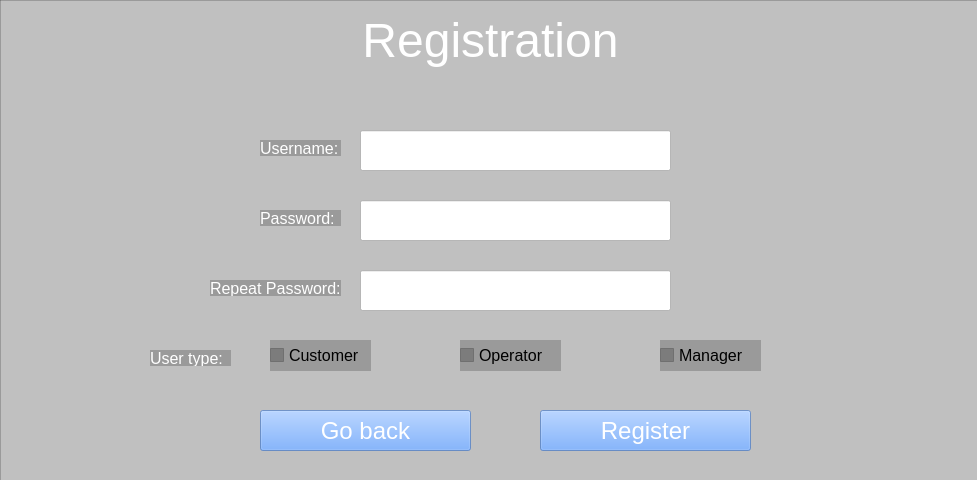
<?xml version="1.0" encoding="UTF-8"?>
<ui version="4.0">
 <class>MainWindowRegistration</class>
 <widget class="QMainWindow" name="MainWindowRegistration">
  <property name="geometry">
   <rect>
    <x>0</x>
    <y>0</y>
    <width>977</width>
    <height>480</height>
   </rect>
  </property>
  <property name="windowTitle">
   <string>E-Vehicle Share System</string>
  </property>
  <property name="windowIcon">
   <iconset resource="../../../../Qt/6.4.0/mingw_64/bin/bg.qrc">
    <normaloff>:/icon/Users/Calvin Pfob/Documents/guiDevelopment/icon.png</normaloff>:/icon/Users/Calvin Pfob/Documents/guiDevelopment/icon.png</iconset>
  </property>
  <property name="iconSize">
   <size>
    <width>25</width>
    <height>25</height>
   </size>
  </property>
  <widget class="QWidget" name="registrationPage">
   <widget class="QLabel" name="title">
    <property name="geometry">
     <rect>
      <x>0</x>
      <y>10</y>
      <width>981</width>
      <height>61</height>
     </rect>
    </property>
    <property name="font">
     <font>
      <family>Arial</family>
      <pointsize>48</pointsize>
     </font>
    </property>
    <property name="text">
     <string>&lt;html&gt;&lt;head/&gt;&lt;body&gt;&lt;p&gt;&lt;span style=&quot; font-size:36pt; color:#ffffff;&quot;&gt;Registration&lt;/span&gt;&lt;/p&gt;&lt;/body&gt;&lt;/html&gt;</string>
    </property>
    <property name="alignment">
     <set>Qt::AlignCenter</set>
    </property>
   </widget>
   <widget class="QLabel" name="backgroundPicture">
    <property name="geometry">
     <rect>
      <x>0</x>
      <y>0</y>
      <width>981</width>
      <height>481</height>
     </rect>
    </property>
    <property name="styleSheet">
     <string notr="true">background-image: url(:/login/tier-mobility-2021-05-min.png);</string>
    </property>
    <property name="text">
     <string/>
    </property>
    <property name="pixmap">
     <pixmap resource="../../../../Qt/6.4.0/mingw_64/bin/bg.qrc">:/login/tier-mobility-2021-05-min.png</pixmap>
    </property>
    <property name="scaledContents">
     <bool>true</bool>
    </property>
   </widget>
   <widget class="QPushButton" name="submitRegistration">
    <property name="geometry">
     <rect>
      <x>540</x>
      <y>410</y>
      <width>211</width>
      <height>41</height>
     </rect>
    </property>
    <property name="font">
     <font>
      <pointsize>18</pointsize>
     </font>
    </property>
    <property name="styleSheet">
     <string notr="true">background-color: rgba(85, 153, 255, 150); color: white</string>
    </property>
    <property name="text">
     <string>Register</string>
    </property>
   </widget>
   <widget class="QFrame" name="backgroundFrame">
    <property name="geometry">
     <rect>
      <x>0</x>
      <y>0</y>
      <width>981</width>
      <height>481</height>
     </rect>
    </property>
    <property name="styleSheet">
     <string notr="true">background:rgba(0, 0, 0, 50)</string>
    </property>
    <property name="frameShape">
     <enum>QFrame::StyledPanel</enum>
    </property>
    <property name="frameShadow">
     <enum>QFrame::Raised</enum>
    </property>
    <widget class="QLineEdit" name="usernameEntry">
     <property name="geometry">
      <rect>
       <x>360</x>
       <y>130</y>
       <width>311</width>
       <height>41</height>
      </rect>
     </property>
     <property name="font">
      <font>
       <family>Arial</family>
       <pointsize>12</pointsize>
      </font>
     </property>
     <property name="styleSheet">
      <string notr="true">background-color:white</string>
     </property>
     <property name="text">
      <string/>
     </property>
    </widget>
    <widget class="QLabel" name="usernameLabel">
     <property name="geometry">
      <rect>
       <x>260</x>
       <y>140</y>
       <width>81</width>
       <height>16</height>
      </rect>
     </property>
     <property name="font">
      <font>
       <family>Arial</family>
       <pointsize>12</pointsize>
      </font>
     </property>
     <property name="styleSheet">
      <string notr="true">color:rgb(255, 255, 255)</string>
     </property>
     <property name="text">
      <string>Username:</string>
     </property>
    </widget>
    <widget class="QLineEdit" name="passwordEntry">
     <property name="geometry">
      <rect>
       <x>360</x>
       <y>200</y>
       <width>311</width>
       <height>41</height>
      </rect>
     </property>
     <property name="font">
      <font>
       <family>Arial</family>
       <pointsize>12</pointsize>
       <kerning>true</kerning>
      </font>
     </property>
     <property name="styleSheet">
      <string notr="true">background-color:white</string>
     </property>
     <property name="text">
      <string/>
     </property>
     <property name="echoMode">
      <enum>QLineEdit::Password</enum>
     </property>
    </widget>
    <widget class="QLabel" name="passwordLabel">
     <property name="geometry">
      <rect>
       <x>260</x>
       <y>210</y>
       <width>81</width>
       <height>16</height>
      </rect>
     </property>
     <property name="font">
      <font>
       <family>Arial</family>
       <pointsize>12</pointsize>
      </font>
     </property>
     <property name="styleSheet">
      <string notr="true">color:rgb(255, 255, 255)</string>
     </property>
     <property name="text">
      <string>Password:</string>
     </property>
    </widget>
    <widget class="QLineEdit" name="passwordEntry_2">
     <property name="geometry">
      <rect>
       <x>360</x>
       <y>270</y>
       <width>311</width>
       <height>41</height>
      </rect>
     </property>
     <property name="font">
      <font>
       <family>Arial</family>
       <pointsize>12</pointsize>
       <kerning>true</kerning>
      </font>
     </property>
     <property name="styleSheet">
      <string notr="true">background-color:white</string>
     </property>
     <property name="text">
      <string/>
     </property>
     <property name="echoMode">
      <enum>QLineEdit::Password</enum>
     </property>
    </widget>
    <widget class="QLabel" name="passwordLabelRepeat">
     <property name="geometry">
      <rect>
       <x>210</x>
       <y>280</y>
       <width>131</width>
       <height>16</height>
      </rect>
     </property>
     <property name="font">
      <font>
       <family>Arial</family>
       <pointsize>12</pointsize>
      </font>
     </property>
     <property name="styleSheet">
      <string notr="true">color:rgb(255, 255, 255)</string>
     </property>
     <property name="text">
      <string>Repeat Password:</string>
     </property>
    </widget>
    <widget class="QCheckBox" name="checkBoxCustomer">
     <property name="geometry">
      <rect>
       <x>270</x>
       <y>340</y>
       <width>101</width>
       <height>31</height>
      </rect>
     </property>
     <property name="sizePolicy">
      <sizepolicy hsizetype="Minimum" vsizetype="Fixed">
       <horstretch>0</horstretch>
       <verstretch>0</verstretch>
      </sizepolicy>
     </property>
     <property name="palette">
      <palette>
       <active>
        <colorrole role="WindowText">
         <brush brushstyle="SolidPattern">
          <color alpha="255">
           <red>255</red>
           <green>255</green>
           <blue>255</blue>
          </color>
         </brush>
        </colorrole>
        <colorrole role="Button">
         <brush brushstyle="SolidPattern">
          <color alpha="50">
           <red>0</red>
           <green>0</green>
           <blue>0</blue>
          </color>
         </brush>
        </colorrole>
        <colorrole role="Text">
         <brush brushstyle="SolidPattern">
          <color alpha="255">
           <red>255</red>
           <green>255</green>
           <blue>255</blue>
          </color>
         </brush>
        </colorrole>
        <colorrole role="ButtonText">
         <brush brushstyle="SolidPattern">
          <color alpha="255">
           <red>255</red>
           <green>255</green>
           <blue>255</blue>
          </color>
         </brush>
        </colorrole>
        <colorrole role="Base">
         <brush brushstyle="SolidPattern">
          <color alpha="50">
           <red>0</red>
           <green>0</green>
           <blue>0</blue>
          </color>
         </brush>
        </colorrole>
        <colorrole role="Window">
         <brush brushstyle="SolidPattern">
          <color alpha="50">
           <red>0</red>
           <green>0</green>
           <blue>0</blue>
          </color>
         </brush>
        </colorrole>
       </active>
       <inactive>
        <colorrole role="WindowText">
         <brush brushstyle="SolidPattern">
          <color alpha="255">
           <red>0</red>
           <green>0</green>
           <blue>0</blue>
          </color>
         </brush>
        </colorrole>
        <colorrole role="Button">
         <brush brushstyle="SolidPattern">
          <color alpha="50">
           <red>0</red>
           <green>0</green>
           <blue>0</blue>
          </color>
         </brush>
        </colorrole>
        <colorrole role="Text">
         <brush brushstyle="SolidPattern">
          <color alpha="255">
           <red>0</red>
           <green>0</green>
           <blue>0</blue>
          </color>
         </brush>
        </colorrole>
        <colorrole role="ButtonText">
         <brush brushstyle="SolidPattern">
          <color alpha="255">
           <red>0</red>
           <green>0</green>
           <blue>0</blue>
          </color>
         </brush>
        </colorrole>
        <colorrole role="Base">
         <brush brushstyle="SolidPattern">
          <color alpha="50">
           <red>0</red>
           <green>0</green>
           <blue>0</blue>
          </color>
         </brush>
        </colorrole>
        <colorrole role="Window">
         <brush brushstyle="SolidPattern">
          <color alpha="50">
           <red>0</red>
           <green>0</green>
           <blue>0</blue>
          </color>
         </brush>
        </colorrole>
       </inactive>
       <disabled>
        <colorrole role="WindowText">
         <brush brushstyle="SolidPattern">
          <color alpha="255">
           <red>120</red>
           <green>120</green>
           <blue>120</blue>
          </color>
         </brush>
        </colorrole>
        <colorrole role="Button">
         <brush brushstyle="SolidPattern">
          <color alpha="50">
           <red>0</red>
           <green>0</green>
           <blue>0</blue>
          </color>
         </brush>
        </colorrole>
        <colorrole role="Text">
         <brush brushstyle="SolidPattern">
          <color alpha="255">
           <red>120</red>
           <green>120</green>
           <blue>120</blue>
          </color>
         </brush>
        </colorrole>
        <colorrole role="ButtonText">
         <brush brushstyle="SolidPattern">
          <color alpha="255">
           <red>120</red>
           <green>120</green>
           <blue>120</blue>
          </color>
         </brush>
        </colorrole>
        <colorrole role="Base">
         <brush brushstyle="SolidPattern">
          <color alpha="50">
           <red>0</red>
           <green>0</green>
           <blue>0</blue>
          </color>
         </brush>
        </colorrole>
        <colorrole role="Window">
         <brush brushstyle="SolidPattern">
          <color alpha="50">
           <red>0</red>
           <green>0</green>
           <blue>0</blue>
          </color>
         </brush>
        </colorrole>
       </disabled>
      </palette>
     </property>
     <property name="font">
      <font>
       <family>Arial</family>
       <pointsize>12</pointsize>
      </font>
     </property>
     <property name="mouseTracking">
      <bool>true</bool>
     </property>
     <property name="styleSheet">
      <string notr="true">QCheckBox::indicator { width: 15px; height: 15px;}; color: rgb(255, 255, 255);
</string>
     </property>
     <property name="text">
      <string>Customer</string>
     </property>
     <property name="iconSize">
      <size>
       <width>100</width>
       <height>100</height>
      </size>
     </property>
    </widget>
    <widget class="QCheckBox" name="checkBoxOperator">
     <property name="geometry">
      <rect>
       <x>460</x>
       <y>340</y>
       <width>101</width>
       <height>31</height>
      </rect>
     </property>
     <property name="sizePolicy">
      <sizepolicy hsizetype="Minimum" vsizetype="Fixed">
       <horstretch>0</horstretch>
       <verstretch>0</verstretch>
      </sizepolicy>
     </property>
     <property name="palette">
      <palette>
       <active>
        <colorrole role="WindowText">
         <brush brushstyle="SolidPattern">
          <color alpha="255">
           <red>255</red>
           <green>255</green>
           <blue>255</blue>
          </color>
         </brush>
        </colorrole>
        <colorrole role="Button">
         <brush brushstyle="SolidPattern">
          <color alpha="50">
           <red>0</red>
           <green>0</green>
           <blue>0</blue>
          </color>
         </brush>
        </colorrole>
        <colorrole role="Text">
         <brush brushstyle="SolidPattern">
          <color alpha="255">
           <red>255</red>
           <green>255</green>
           <blue>255</blue>
          </color>
         </brush>
        </colorrole>
        <colorrole role="ButtonText">
         <brush brushstyle="SolidPattern">
          <color alpha="255">
           <red>255</red>
           <green>255</green>
           <blue>255</blue>
          </color>
         </brush>
        </colorrole>
        <colorrole role="Base">
         <brush brushstyle="SolidPattern">
          <color alpha="50">
           <red>0</red>
           <green>0</green>
           <blue>0</blue>
          </color>
         </brush>
        </colorrole>
        <colorrole role="Window">
         <brush brushstyle="SolidPattern">
          <color alpha="50">
           <red>0</red>
           <green>0</green>
           <blue>0</blue>
          </color>
         </brush>
        </colorrole>
       </active>
       <inactive>
        <colorrole role="WindowText">
         <brush brushstyle="SolidPattern">
          <color alpha="255">
           <red>0</red>
           <green>0</green>
           <blue>0</blue>
          </color>
         </brush>
        </colorrole>
        <colorrole role="Button">
         <brush brushstyle="SolidPattern">
          <color alpha="50">
           <red>0</red>
           <green>0</green>
           <blue>0</blue>
          </color>
         </brush>
        </colorrole>
        <colorrole role="Text">
         <brush brushstyle="SolidPattern">
          <color alpha="255">
           <red>0</red>
           <green>0</green>
           <blue>0</blue>
          </color>
         </brush>
        </colorrole>
        <colorrole role="ButtonText">
         <brush brushstyle="SolidPattern">
          <color alpha="255">
           <red>0</red>
           <green>0</green>
           <blue>0</blue>
          </color>
         </brush>
        </colorrole>
        <colorrole role="Base">
         <brush brushstyle="SolidPattern">
          <color alpha="50">
           <red>0</red>
           <green>0</green>
           <blue>0</blue>
          </color>
         </brush>
        </colorrole>
        <colorrole role="Window">
         <brush brushstyle="SolidPattern">
          <color alpha="50">
           <red>0</red>
           <green>0</green>
           <blue>0</blue>
          </color>
         </brush>
        </colorrole>
       </inactive>
       <disabled>
        <colorrole role="WindowText">
         <brush brushstyle="SolidPattern">
          <color alpha="255">
           <red>120</red>
           <green>120</green>
           <blue>120</blue>
          </color>
         </brush>
        </colorrole>
        <colorrole role="Button">
         <brush brushstyle="SolidPattern">
          <color alpha="50">
           <red>0</red>
           <green>0</green>
           <blue>0</blue>
          </color>
         </brush>
        </colorrole>
        <colorrole role="Text">
         <brush brushstyle="SolidPattern">
          <color alpha="255">
           <red>120</red>
           <green>120</green>
           <blue>120</blue>
          </color>
         </brush>
        </colorrole>
        <colorrole role="ButtonText">
         <brush brushstyle="SolidPattern">
          <color alpha="255">
           <red>120</red>
           <green>120</green>
           <blue>120</blue>
          </color>
         </brush>
        </colorrole>
        <colorrole role="Base">
         <brush brushstyle="SolidPattern">
          <color alpha="50">
           <red>0</red>
           <green>0</green>
           <blue>0</blue>
          </color>
         </brush>
        </colorrole>
        <colorrole role="Window">
         <brush brushstyle="SolidPattern">
          <color alpha="50">
           <red>0</red>
           <green>0</green>
           <blue>0</blue>
          </color>
         </brush>
        </colorrole>
       </disabled>
      </palette>
     </property>
     <property name="font">
      <font>
       <family>Arial</family>
       <pointsize>12</pointsize>
      </font>
     </property>
     <property name="mouseTracking">
      <bool>true</bool>
     </property>
     <property name="styleSheet">
      <string notr="true">QCheckBox::indicator { width: 15px; height: 15px;}; color: rgb(255, 255, 255);
</string>
     </property>
     <property name="text">
      <string>Operator</string>
     </property>
     <property name="iconSize">
      <size>
       <width>100</width>
       <height>100</height>
      </size>
     </property>
    </widget>
    <widget class="QCheckBox" name="checkBoxManager">
     <property name="geometry">
      <rect>
       <x>660</x>
       <y>340</y>
       <width>101</width>
       <height>31</height>
      </rect>
     </property>
     <property name="sizePolicy">
      <sizepolicy hsizetype="Minimum" vsizetype="Fixed">
       <horstretch>0</horstretch>
       <verstretch>0</verstretch>
      </sizepolicy>
     </property>
     <property name="palette">
      <palette>
       <active>
        <colorrole role="WindowText">
         <brush brushstyle="SolidPattern">
          <color alpha="255">
           <red>255</red>
           <green>255</green>
           <blue>255</blue>
          </color>
         </brush>
        </colorrole>
        <colorrole role="Button">
         <brush brushstyle="SolidPattern">
          <color alpha="50">
           <red>0</red>
           <green>0</green>
           <blue>0</blue>
          </color>
         </brush>
        </colorrole>
        <colorrole role="Text">
         <brush brushstyle="SolidPattern">
          <color alpha="255">
           <red>255</red>
           <green>255</green>
           <blue>255</blue>
          </color>
         </brush>
        </colorrole>
        <colorrole role="ButtonText">
         <brush brushstyle="SolidPattern">
          <color alpha="255">
           <red>255</red>
           <green>255</green>
           <blue>255</blue>
          </color>
         </brush>
        </colorrole>
        <colorrole role="Base">
         <brush brushstyle="SolidPattern">
          <color alpha="50">
           <red>0</red>
           <green>0</green>
           <blue>0</blue>
          </color>
         </brush>
        </colorrole>
        <colorrole role="Window">
         <brush brushstyle="SolidPattern">
          <color alpha="50">
           <red>0</red>
           <green>0</green>
           <blue>0</blue>
          </color>
         </brush>
        </colorrole>
       </active>
       <inactive>
        <colorrole role="WindowText">
         <brush brushstyle="SolidPattern">
          <color alpha="255">
           <red>0</red>
           <green>0</green>
           <blue>0</blue>
          </color>
         </brush>
        </colorrole>
        <colorrole role="Button">
         <brush brushstyle="SolidPattern">
          <color alpha="50">
           <red>0</red>
           <green>0</green>
           <blue>0</blue>
          </color>
         </brush>
        </colorrole>
        <colorrole role="Text">
         <brush brushstyle="SolidPattern">
          <color alpha="255">
           <red>0</red>
           <green>0</green>
           <blue>0</blue>
          </color>
         </brush>
        </colorrole>
        <colorrole role="ButtonText">
         <brush brushstyle="SolidPattern">
          <color alpha="255">
           <red>0</red>
           <green>0</green>
           <blue>0</blue>
          </color>
         </brush>
        </colorrole>
        <colorrole role="Base">
         <brush brushstyle="SolidPattern">
          <color alpha="50">
           <red>0</red>
           <green>0</green>
           <blue>0</blue>
          </color>
         </brush>
        </colorrole>
        <colorrole role="Window">
         <brush brushstyle="SolidPattern">
          <color alpha="50">
           <red>0</red>
           <green>0</green>
           <blue>0</blue>
          </color>
         </brush>
        </colorrole>
       </inactive>
       <disabled>
        <colorrole role="WindowText">
         <brush brushstyle="SolidPattern">
          <color alpha="255">
           <red>120</red>
           <green>120</green>
           <blue>120</blue>
          </color>
         </brush>
        </colorrole>
        <colorrole role="Button">
         <brush brushstyle="SolidPattern">
          <color alpha="50">
           <red>0</red>
           <green>0</green>
           <blue>0</blue>
          </color>
         </brush>
        </colorrole>
        <colorrole role="Text">
         <brush brushstyle="SolidPattern">
          <color alpha="255">
           <red>120</red>
           <green>120</green>
           <blue>120</blue>
          </color>
         </brush>
        </colorrole>
        <colorrole role="ButtonText">
         <brush brushstyle="SolidPattern">
          <color alpha="255">
           <red>120</red>
           <green>120</green>
           <blue>120</blue>
          </color>
         </brush>
        </colorrole>
        <colorrole role="Base">
         <brush brushstyle="SolidPattern">
          <color alpha="50">
           <red>0</red>
           <green>0</green>
           <blue>0</blue>
          </color>
         </brush>
        </colorrole>
        <colorrole role="Window">
         <brush brushstyle="SolidPattern">
          <color alpha="50">
           <red>0</red>
           <green>0</green>
           <blue>0</blue>
          </color>
         </brush>
        </colorrole>
       </disabled>
      </palette>
     </property>
     <property name="font">
      <font>
       <family>Arial</family>
       <pointsize>12</pointsize>
      </font>
     </property>
     <property name="mouseTracking">
      <bool>true</bool>
     </property>
     <property name="styleSheet">
      <string notr="true">QCheckBox::indicator { width: 15px; height: 15px;}; color: rgb(255, 255, 255);
</string>
     </property>
     <property name="text">
      <string>Manager</string>
     </property>
     <property name="iconSize">
      <size>
       <width>100</width>
       <height>100</height>
      </size>
     </property>
    </widget>
    <widget class="QLabel" name="userTypeLabel">
     <property name="geometry">
      <rect>
       <x>150</x>
       <y>350</y>
       <width>81</width>
       <height>16</height>
      </rect>
     </property>
     <property name="font">
      <font>
       <family>Arial</family>
       <pointsize>12</pointsize>
      </font>
     </property>
     <property name="styleSheet">
      <string notr="true">color:rgb(255, 255, 255)</string>
     </property>
     <property name="text">
      <string>User type:</string>
     </property>
    </widget>
   </widget>
   <widget class="QPushButton" name="goBackButton">
    <property name="geometry">
     <rect>
      <x>260</x>
      <y>410</y>
      <width>211</width>
      <height>41</height>
     </rect>
    </property>
    <property name="font">
     <font>
      <pointsize>18</pointsize>
     </font>
    </property>
    <property name="styleSheet">
     <string notr="true">background-color: rgba(85, 153, 255, 150); color: white</string>
    </property>
    <property name="text">
     <string>Go back</string>
    </property>
   </widget>
   <zorder>backgroundPicture</zorder>
   <zorder>backgroundFrame</zorder>
   <zorder>title</zorder>
   <zorder>submitRegistration</zorder>
   <zorder>goBackButton</zorder>
  </widget>
 </widget>
 <resources>
  <include location="../../../../Qt/6.4.0/mingw_64/bin/bg.qrc"/>
 </resources>
 <connections/>
</ui>
